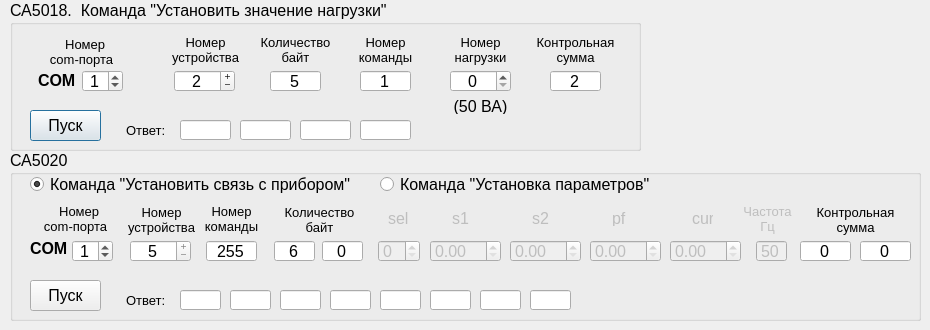
<?xml version="1.0" encoding="UTF-8"?>
<ui version="4.0">
 <class>Dialog</class>
 <widget class="QDialog" name="Dialog">
  <property name="geometry">
   <rect>
    <x>0</x>
    <y>0</y>
    <width>930</width>
    <height>330</height>
   </rect>
  </property>
  <property name="windowTitle">
   <string>Проверка устройств</string>
  </property>
  <widget class="QGroupBox" name="groupBox">
   <property name="geometry">
    <rect>
     <x>10</x>
     <y>0</y>
     <width>631</width>
     <height>151</height>
    </rect>
   </property>
   <property name="font">
    <font>
     <pointsize>12</pointsize>
    </font>
   </property>
   <property name="title">
    <string>СА5018.  Команда &quot;Установить значение нагрузки&quot;</string>
   </property>
   <widget class="QSpinBox" name="spinBox">
    <property name="geometry">
     <rect>
      <x>164</x>
      <y>70</y>
      <width>61</width>
      <height>22</height>
     </rect>
    </property>
    <property name="alignment">
     <set>Qt::AlignCenter</set>
    </property>
    <property name="readOnly">
     <bool>false</bool>
    </property>
    <property name="buttonSymbols">
     <enum>QAbstractSpinBox::PlusMinus</enum>
    </property>
    <property name="value">
     <number>2</number>
    </property>
   </widget>
   <widget class="QSpinBox" name="spinBox_2">
    <property name="geometry">
     <rect>
      <x>260</x>
      <y>70</y>
      <width>51</width>
      <height>22</height>
     </rect>
    </property>
    <property name="alignment">
     <set>Qt::AlignCenter</set>
    </property>
    <property name="readOnly">
     <bool>true</bool>
    </property>
    <property name="buttonSymbols">
     <enum>QAbstractSpinBox::NoButtons</enum>
    </property>
    <property name="value">
     <number>5</number>
    </property>
   </widget>
   <widget class="QSpinBox" name="spinBox_3">
    <property name="geometry">
     <rect>
      <x>350</x>
      <y>70</y>
      <width>51</width>
      <height>22</height>
     </rect>
    </property>
    <property name="alignment">
     <set>Qt::AlignCenter</set>
    </property>
    <property name="readOnly">
     <bool>true</bool>
    </property>
    <property name="buttonSymbols">
     <enum>QAbstractSpinBox::NoButtons</enum>
    </property>
    <property name="value">
     <number>1</number>
    </property>
   </widget>
   <widget class="QSpinBox" name="spinBox_4">
    <property name="geometry">
     <rect>
      <x>440</x>
      <y>70</y>
      <width>61</width>
      <height>22</height>
     </rect>
    </property>
    <property name="alignment">
     <set>Qt::AlignCenter</set>
    </property>
    <property name="maximum">
     <number>28</number>
    </property>
   </widget>
   <widget class="QSpinBox" name="spinBox_5">
    <property name="geometry">
     <rect>
      <x>540</x>
      <y>70</y>
      <width>51</width>
      <height>22</height>
     </rect>
    </property>
    <property name="alignment">
     <set>Qt::AlignCenter</set>
    </property>
    <property name="readOnly">
     <bool>true</bool>
    </property>
    <property name="buttonSymbols">
     <enum>QAbstractSpinBox::NoButtons</enum>
    </property>
    <property name="value">
     <number>2</number>
    </property>
   </widget>
   <widget class="QPushButton" name="pushButton">
    <property name="geometry">
     <rect>
      <x>20</x>
      <y>110</y>
      <width>71</width>
      <height>31</height>
     </rect>
    </property>
    <property name="text">
     <string>Пуск</string>
    </property>
   </widget>
   <widget class="QLabel" name="label">
    <property name="geometry">
     <rect>
      <x>150</x>
      <y>34</y>
      <width>91</width>
      <height>31</height>
     </rect>
    </property>
    <property name="font">
     <font>
      <pointsize>10</pointsize>
     </font>
    </property>
    <property name="text">
     <string>Номер устройства</string>
    </property>
    <property name="alignment">
     <set>Qt::AlignCenter</set>
    </property>
    <property name="wordWrap">
     <bool>true</bool>
    </property>
   </widget>
   <widget class="QLabel" name="label_2">
    <property name="geometry">
     <rect>
      <x>250</x>
      <y>34</y>
      <width>71</width>
      <height>31</height>
     </rect>
    </property>
    <property name="font">
     <font>
      <pointsize>10</pointsize>
     </font>
    </property>
    <property name="text">
     <string>Количество байт</string>
    </property>
    <property name="alignment">
     <set>Qt::AlignCenter</set>
    </property>
    <property name="wordWrap">
     <bool>true</bool>
    </property>
   </widget>
   <widget class="QLabel" name="label_3">
    <property name="geometry">
     <rect>
      <x>340</x>
      <y>34</y>
      <width>71</width>
      <height>31</height>
     </rect>
    </property>
    <property name="font">
     <font>
      <pointsize>10</pointsize>
     </font>
    </property>
    <property name="text">
     <string>Номер команды</string>
    </property>
    <property name="alignment">
     <set>Qt::AlignCenter</set>
    </property>
    <property name="wordWrap">
     <bool>true</bool>
    </property>
   </widget>
   <widget class="QLabel" name="label_4">
    <property name="geometry">
     <rect>
      <x>440</x>
      <y>34</y>
      <width>61</width>
      <height>31</height>
     </rect>
    </property>
    <property name="font">
     <font>
      <pointsize>10</pointsize>
     </font>
    </property>
    <property name="text">
     <string>Номер нагрузки</string>
    </property>
    <property name="alignment">
     <set>Qt::AlignCenter</set>
    </property>
    <property name="wordWrap">
     <bool>true</bool>
    </property>
   </widget>
   <widget class="QLabel" name="label_5">
    <property name="geometry">
     <rect>
      <x>520</x>
      <y>34</y>
      <width>91</width>
      <height>31</height>
     </rect>
    </property>
    <property name="font">
     <font>
      <pointsize>10</pointsize>
     </font>
    </property>
    <property name="text">
     <string>Контрольная сумма</string>
    </property>
    <property name="alignment">
     <set>Qt::AlignCenter</set>
    </property>
    <property name="wordWrap">
     <bool>true</bool>
    </property>
   </widget>
   <widget class="QLabel" name="label_6">
    <property name="geometry">
     <rect>
      <x>116</x>
      <y>122</y>
      <width>41</width>
      <height>16</height>
     </rect>
    </property>
    <property name="font">
     <font>
      <pointsize>10</pointsize>
     </font>
    </property>
    <property name="text">
     <string>Ответ:</string>
    </property>
   </widget>
   <widget class="QLabel" name="label_7">
    <property name="geometry">
     <rect>
      <x>430</x>
      <y>98</y>
      <width>81</width>
      <height>16</height>
     </rect>
    </property>
    <property name="text">
     <string>(50 ВА)</string>
    </property>
    <property name="alignment">
     <set>Qt::AlignCenter</set>
    </property>
   </widget>
   <widget class="QLabel" name="label_8">
    <property name="geometry">
     <rect>
      <x>26</x>
      <y>36</y>
      <width>91</width>
      <height>31</height>
     </rect>
    </property>
    <property name="font">
     <font>
      <pointsize>10</pointsize>
     </font>
    </property>
    <property name="text">
     <string>  Номер       com-порта</string>
    </property>
    <property name="alignment">
     <set>Qt::AlignCenter</set>
    </property>
    <property name="wordWrap">
     <bool>true</bool>
    </property>
   </widget>
   <widget class="QSpinBox" name="spinBox_10">
    <property name="geometry">
     <rect>
      <x>72</x>
      <y>70</y>
      <width>41</width>
      <height>22</height>
     </rect>
    </property>
    <property name="alignment">
     <set>Qt::AlignCenter</set>
    </property>
    <property name="maximum">
     <number>28</number>
    </property>
    <property name="value">
     <number>1</number>
    </property>
   </widget>
   <widget class="QLineEdit" name="lineEdit">
    <property name="geometry">
     <rect>
      <x>170</x>
      <y>120</y>
      <width>51</width>
      <height>20</height>
     </rect>
    </property>
    <property name="alignment">
     <set>Qt::AlignCenter</set>
    </property>
    <property name="readOnly">
     <bool>true</bool>
    </property>
   </widget>
   <widget class="QLineEdit" name="lineEdit_2">
    <property name="geometry">
     <rect>
      <x>230</x>
      <y>120</y>
      <width>51</width>
      <height>20</height>
     </rect>
    </property>
    <property name="alignment">
     <set>Qt::AlignCenter</set>
    </property>
    <property name="readOnly">
     <bool>true</bool>
    </property>
   </widget>
   <widget class="QLineEdit" name="lineEdit_3">
    <property name="geometry">
     <rect>
      <x>290</x>
      <y>120</y>
      <width>51</width>
      <height>20</height>
     </rect>
    </property>
    <property name="alignment">
     <set>Qt::AlignCenter</set>
    </property>
    <property name="readOnly">
     <bool>true</bool>
    </property>
   </widget>
   <widget class="QLineEdit" name="lineEdit_4">
    <property name="geometry">
     <rect>
      <x>350</x>
      <y>120</y>
      <width>51</width>
      <height>20</height>
     </rect>
    </property>
    <property name="alignment">
     <set>Qt::AlignCenter</set>
    </property>
    <property name="readOnly">
     <bool>true</bool>
    </property>
   </widget>
   <widget class="QLabel" name="label_9">
    <property name="geometry">
     <rect>
      <x>28</x>
      <y>72</y>
      <width>41</width>
      <height>16</height>
     </rect>
    </property>
    <property name="font">
     <font>
      <weight>75</weight>
      <bold>true</bold>
     </font>
    </property>
    <property name="text">
     <string>COM</string>
    </property>
   </widget>
  </widget>
  <widget class="QGroupBox" name="groupBox_2">
   <property name="geometry">
    <rect>
     <x>10</x>
     <y>150</y>
     <width>911</width>
     <height>171</height>
    </rect>
   </property>
   <property name="font">
    <font>
     <pointsize>12</pointsize>
    </font>
   </property>
   <property name="title">
    <string>СА5020</string>
   </property>
   <widget class="QLabel" name="label_10">
    <property name="geometry">
     <rect>
      <x>106</x>
      <y>54</y>
      <width>91</width>
      <height>31</height>
     </rect>
    </property>
    <property name="font">
     <font>
      <pointsize>10</pointsize>
     </font>
    </property>
    <property name="text">
     <string>Номер устройства</string>
    </property>
    <property name="alignment">
     <set>Qt::AlignCenter</set>
    </property>
    <property name="wordWrap">
     <bool>true</bool>
    </property>
   </widget>
   <widget class="QLabel" name="label_11">
    <property name="geometry">
     <rect>
      <x>186</x>
      <y>54</y>
      <width>71</width>
      <height>30</height>
     </rect>
    </property>
    <property name="font">
     <font>
      <pointsize>10</pointsize>
     </font>
    </property>
    <property name="text">
     <string>Номер команды</string>
    </property>
    <property name="alignment">
     <set>Qt::AlignCenter</set>
    </property>
    <property name="wordWrap">
     <bool>true</bool>
    </property>
   </widget>
   <widget class="QLineEdit" name="lineEdit_5">
    <property name="geometry">
     <rect>
      <x>170</x>
      <y>140</y>
      <width>41</width>
      <height>20</height>
     </rect>
    </property>
    <property name="alignment">
     <set>Qt::AlignCenter</set>
    </property>
    <property name="readOnly">
     <bool>true</bool>
    </property>
   </widget>
   <widget class="QLabel" name="label_13">
    <property name="geometry">
     <rect>
      <x>116</x>
      <y>142</y>
      <width>41</width>
      <height>16</height>
     </rect>
    </property>
    <property name="font">
     <font>
      <pointsize>10</pointsize>
     </font>
    </property>
    <property name="text">
     <string>Ответ:</string>
    </property>
   </widget>
   <widget class="QSpinBox" name="spinBox_7">
    <property name="geometry">
     <rect>
      <x>120</x>
      <y>90</y>
      <width>61</width>
      <height>22</height>
     </rect>
    </property>
    <property name="alignment">
     <set>Qt::AlignCenter</set>
    </property>
    <property name="readOnly">
     <bool>true</bool>
    </property>
    <property name="buttonSymbols">
     <enum>QAbstractSpinBox::PlusMinus</enum>
    </property>
    <property name="maximum">
     <number>99</number>
    </property>
    <property name="value">
     <number>5</number>
    </property>
   </widget>
   <widget class="QLineEdit" name="lineEdit_6">
    <property name="geometry">
     <rect>
      <x>220</x>
      <y>140</y>
      <width>41</width>
      <height>20</height>
     </rect>
    </property>
    <property name="alignment">
     <set>Qt::AlignCenter</set>
    </property>
    <property name="readOnly">
     <bool>true</bool>
    </property>
   </widget>
   <widget class="QPushButton" name="pushButton_2">
    <property name="geometry">
     <rect>
      <x>20</x>
      <y>130</y>
      <width>71</width>
      <height>31</height>
     </rect>
    </property>
    <property name="text">
     <string>Пуск</string>
    </property>
   </widget>
   <widget class="QSpinBox" name="spinBox_8">
    <property name="geometry">
     <rect>
      <x>264</x>
      <y>90</y>
      <width>41</width>
      <height>22</height>
     </rect>
    </property>
    <property name="alignment">
     <set>Qt::AlignCenter</set>
    </property>
    <property name="readOnly">
     <bool>true</bool>
    </property>
    <property name="buttonSymbols">
     <enum>QAbstractSpinBox::NoButtons</enum>
    </property>
    <property name="value">
     <number>6</number>
    </property>
   </widget>
   <widget class="QLineEdit" name="lineEdit_7">
    <property name="geometry">
     <rect>
      <x>270</x>
      <y>140</y>
      <width>41</width>
      <height>20</height>
     </rect>
    </property>
    <property name="alignment">
     <set>Qt::AlignCenter</set>
    </property>
    <property name="readOnly">
     <bool>true</bool>
    </property>
   </widget>
   <widget class="QLabel" name="label_14">
    <property name="geometry">
     <rect>
      <x>20</x>
      <y>54</y>
      <width>91</width>
      <height>30</height>
     </rect>
    </property>
    <property name="font">
     <font>
      <pointsize>10</pointsize>
     </font>
    </property>
    <property name="text">
     <string>  Номер       com-порта</string>
    </property>
    <property name="alignment">
     <set>Qt::AlignCenter</set>
    </property>
    <property name="wordWrap">
     <bool>true</bool>
    </property>
   </widget>
   <widget class="QLabel" name="label_15">
    <property name="geometry">
     <rect>
      <x>800</x>
      <y>54</y>
      <width>91</width>
      <height>31</height>
     </rect>
    </property>
    <property name="font">
     <font>
      <pointsize>10</pointsize>
     </font>
    </property>
    <property name="text">
     <string>Контрольная сумма</string>
    </property>
    <property name="alignment">
     <set>Qt::AlignCenter</set>
    </property>
    <property name="wordWrap">
     <bool>true</bool>
    </property>
   </widget>
   <widget class="QLineEdit" name="lineEdit_8">
    <property name="geometry">
     <rect>
      <x>320</x>
      <y>140</y>
      <width>41</width>
      <height>20</height>
     </rect>
    </property>
    <property name="alignment">
     <set>Qt::AlignCenter</set>
    </property>
    <property name="readOnly">
     <bool>true</bool>
    </property>
   </widget>
   <widget class="QSpinBox" name="spinBox_9">
    <property name="geometry">
     <rect>
      <x>790</x>
      <y>90</y>
      <width>51</width>
      <height>22</height>
     </rect>
    </property>
    <property name="alignment">
     <set>Qt::AlignCenter</set>
    </property>
    <property name="readOnly">
     <bool>true</bool>
    </property>
    <property name="buttonSymbols">
     <enum>QAbstractSpinBox::NoButtons</enum>
    </property>
    <property name="maximum">
     <number>255</number>
    </property>
    <property name="value">
     <number>0</number>
    </property>
   </widget>
   <widget class="QSpinBox" name="spinBox_11">
    <property name="geometry">
     <rect>
      <x>196</x>
      <y>90</y>
      <width>51</width>
      <height>22</height>
     </rect>
    </property>
    <property name="alignment">
     <set>Qt::AlignCenter</set>
    </property>
    <property name="readOnly">
     <bool>true</bool>
    </property>
    <property name="buttonSymbols">
     <enum>QAbstractSpinBox::NoButtons</enum>
    </property>
    <property name="maximum">
     <number>255</number>
    </property>
    <property name="value">
     <number>255</number>
    </property>
   </widget>
   <widget class="QSpinBox" name="spinBox_12">
    <property name="geometry">
     <rect>
      <x>62</x>
      <y>90</y>
      <width>41</width>
      <height>22</height>
     </rect>
    </property>
    <property name="alignment">
     <set>Qt::AlignCenter</set>
    </property>
    <property name="maximum">
     <number>28</number>
    </property>
    <property name="value">
     <number>1</number>
    </property>
   </widget>
   <widget class="QLabel" name="label_17">
    <property name="geometry">
     <rect>
      <x>274</x>
      <y>54</y>
      <width>71</width>
      <height>31</height>
     </rect>
    </property>
    <property name="font">
     <font>
      <pointsize>10</pointsize>
     </font>
    </property>
    <property name="text">
     <string>Количество байт</string>
    </property>
    <property name="alignment">
     <set>Qt::AlignCenter</set>
    </property>
    <property name="wordWrap">
     <bool>true</bool>
    </property>
   </widget>
   <widget class="QLabel" name="label_18">
    <property name="geometry">
     <rect>
      <x>20</x>
      <y>90</y>
      <width>41</width>
      <height>16</height>
     </rect>
    </property>
    <property name="font">
     <font>
      <weight>75</weight>
      <bold>true</bold>
     </font>
    </property>
    <property name="text">
     <string>COM</string>
    </property>
   </widget>
   <widget class="QLineEdit" name="lineEdit_9">
    <property name="geometry">
     <rect>
      <x>370</x>
      <y>140</y>
      <width>41</width>
      <height>20</height>
     </rect>
    </property>
    <property name="alignment">
     <set>Qt::AlignCenter</set>
    </property>
    <property name="readOnly">
     <bool>true</bool>
    </property>
   </widget>
   <widget class="QLineEdit" name="lineEdit_10">
    <property name="geometry">
     <rect>
      <x>420</x>
      <y>140</y>
      <width>41</width>
      <height>20</height>
     </rect>
    </property>
    <property name="alignment">
     <set>Qt::AlignCenter</set>
    </property>
    <property name="readOnly">
     <bool>true</bool>
    </property>
   </widget>
   <widget class="QLineEdit" name="lineEdit_11">
    <property name="geometry">
     <rect>
      <x>470</x>
      <y>140</y>
      <width>41</width>
      <height>20</height>
     </rect>
    </property>
    <property name="alignment">
     <set>Qt::AlignCenter</set>
    </property>
    <property name="readOnly">
     <bool>true</bool>
    </property>
   </widget>
   <widget class="QLineEdit" name="lineEdit_12">
    <property name="geometry">
     <rect>
      <x>520</x>
      <y>140</y>
      <width>41</width>
      <height>20</height>
     </rect>
    </property>
    <property name="alignment">
     <set>Qt::AlignCenter</set>
    </property>
    <property name="readOnly">
     <bool>true</bool>
    </property>
   </widget>
   <widget class="QRadioButton" name="radioButton">
    <property name="geometry">
     <rect>
      <x>20</x>
      <y>26</y>
      <width>321</width>
      <height>17</height>
     </rect>
    </property>
    <property name="text">
     <string>Команда &quot;Установить связь с прибором&quot;</string>
    </property>
    <property name="checked">
     <bool>true</bool>
    </property>
   </widget>
   <widget class="QRadioButton" name="radioButton_2">
    <property name="geometry">
     <rect>
      <x>370</x>
      <y>26</y>
      <width>271</width>
      <height>17</height>
     </rect>
    </property>
    <property name="text">
     <string>Команда &quot;Установка параметров&quot;</string>
    </property>
   </widget>
   <widget class="QSpinBox" name="spinBox_13">
    <property name="geometry">
     <rect>
      <x>312</x>
      <y>90</y>
      <width>41</width>
      <height>22</height>
     </rect>
    </property>
    <property name="alignment">
     <set>Qt::AlignCenter</set>
    </property>
    <property name="readOnly">
     <bool>true</bool>
    </property>
    <property name="buttonSymbols">
     <enum>QAbstractSpinBox::NoButtons</enum>
    </property>
    <property name="value">
     <number>0</number>
    </property>
   </widget>
   <widget class="QSpinBox" name="spinBox_14">
    <property name="geometry">
     <rect>
      <x>850</x>
      <y>90</y>
      <width>51</width>
      <height>22</height>
     </rect>
    </property>
    <property name="alignment">
     <set>Qt::AlignCenter</set>
    </property>
    <property name="readOnly">
     <bool>true</bool>
    </property>
    <property name="buttonSymbols">
     <enum>QAbstractSpinBox::NoButtons</enum>
    </property>
    <property name="maximum">
     <number>255</number>
    </property>
    <property name="value">
     <number>0</number>
    </property>
   </widget>
   <widget class="QLabel" name="label_31">
    <property name="enabled">
     <bool>false</bool>
    </property>
    <property name="geometry">
     <rect>
      <x>378</x>
      <y>60</y>
      <width>31</width>
      <height>16</height>
     </rect>
    </property>
    <property name="text">
     <string>sel</string>
    </property>
   </widget>
   <widget class="QSpinBox" name="spinBox_6">
    <property name="enabled">
     <bool>false</bool>
    </property>
    <property name="geometry">
     <rect>
      <x>368</x>
      <y>90</y>
      <width>42</width>
      <height>22</height>
     </rect>
    </property>
    <property name="maximum">
     <number>2</number>
    </property>
   </widget>
   <widget class="QDoubleSpinBox" name="doubleSpinBox">
    <property name="enabled">
     <bool>false</bool>
    </property>
    <property name="geometry">
     <rect>
      <x>420</x>
      <y>90</y>
      <width>71</width>
      <height>22</height>
     </rect>
    </property>
   </widget>
   <widget class="QLabel" name="label_32">
    <property name="enabled">
     <bool>false</bool>
    </property>
    <property name="geometry">
     <rect>
      <x>442</x>
      <y>60</y>
      <width>21</width>
      <height>16</height>
     </rect>
    </property>
    <property name="text">
     <string>s1</string>
    </property>
   </widget>
   <widget class="QLabel" name="label_33">
    <property name="enabled">
     <bool>false</bool>
    </property>
    <property name="geometry">
     <rect>
      <x>522</x>
      <y>60</y>
      <width>21</width>
      <height>16</height>
     </rect>
    </property>
    <property name="text">
     <string>s2</string>
    </property>
   </widget>
   <widget class="QDoubleSpinBox" name="doubleSpinBox_2">
    <property name="enabled">
     <bool>false</bool>
    </property>
    <property name="geometry">
     <rect>
      <x>500</x>
      <y>90</y>
      <width>71</width>
      <height>22</height>
     </rect>
    </property>
   </widget>
   <widget class="QLabel" name="label_34">
    <property name="enabled">
     <bool>false</bool>
    </property>
    <property name="geometry">
     <rect>
      <x>602</x>
      <y>60</y>
      <width>21</width>
      <height>16</height>
     </rect>
    </property>
    <property name="text">
     <string>pf</string>
    </property>
   </widget>
   <widget class="QDoubleSpinBox" name="doubleSpinBox_3">
    <property name="enabled">
     <bool>false</bool>
    </property>
    <property name="geometry">
     <rect>
      <x>580</x>
      <y>90</y>
      <width>71</width>
      <height>22</height>
     </rect>
    </property>
   </widget>
   <widget class="QLabel" name="label_35">
    <property name="enabled">
     <bool>false</bool>
    </property>
    <property name="geometry">
     <rect>
      <x>682</x>
      <y>60</y>
      <width>21</width>
      <height>16</height>
     </rect>
    </property>
    <property name="text">
     <string>cur</string>
    </property>
   </widget>
   <widget class="QDoubleSpinBox" name="doubleSpinBox_4">
    <property name="enabled">
     <bool>false</bool>
    </property>
    <property name="geometry">
     <rect>
      <x>660</x>
      <y>90</y>
      <width>71</width>
      <height>22</height>
     </rect>
    </property>
   </widget>
   <widget class="QLabel" name="label_36">
    <property name="enabled">
     <bool>false</bool>
    </property>
    <property name="geometry">
     <rect>
      <x>727</x>
      <y>54</y>
      <width>61</width>
      <height>30</height>
     </rect>
    </property>
    <property name="font">
     <font>
      <pointsize>10</pointsize>
     </font>
    </property>
    <property name="text">
     <string>Частота Гц</string>
    </property>
    <property name="alignment">
     <set>Qt::AlignCenter</set>
    </property>
    <property name="wordWrap">
     <bool>true</bool>
    </property>
   </widget>
   <widget class="QDoubleSpinBox" name="doubleSpinBox_5">
    <property name="enabled">
     <bool>false</bool>
    </property>
    <property name="geometry">
     <rect>
      <x>746</x>
      <y>90</y>
      <width>31</width>
      <height>22</height>
     </rect>
    </property>
    <property name="readOnly">
     <bool>true</bool>
    </property>
    <property name="buttonSymbols">
     <enum>QAbstractSpinBox::NoButtons</enum>
    </property>
    <property name="decimals">
     <number>0</number>
    </property>
    <property name="value">
     <double>50.000000000000000</double>
    </property>
   </widget>
  </widget>
 </widget>
 <resources/>
 <connections/>
</ui>
